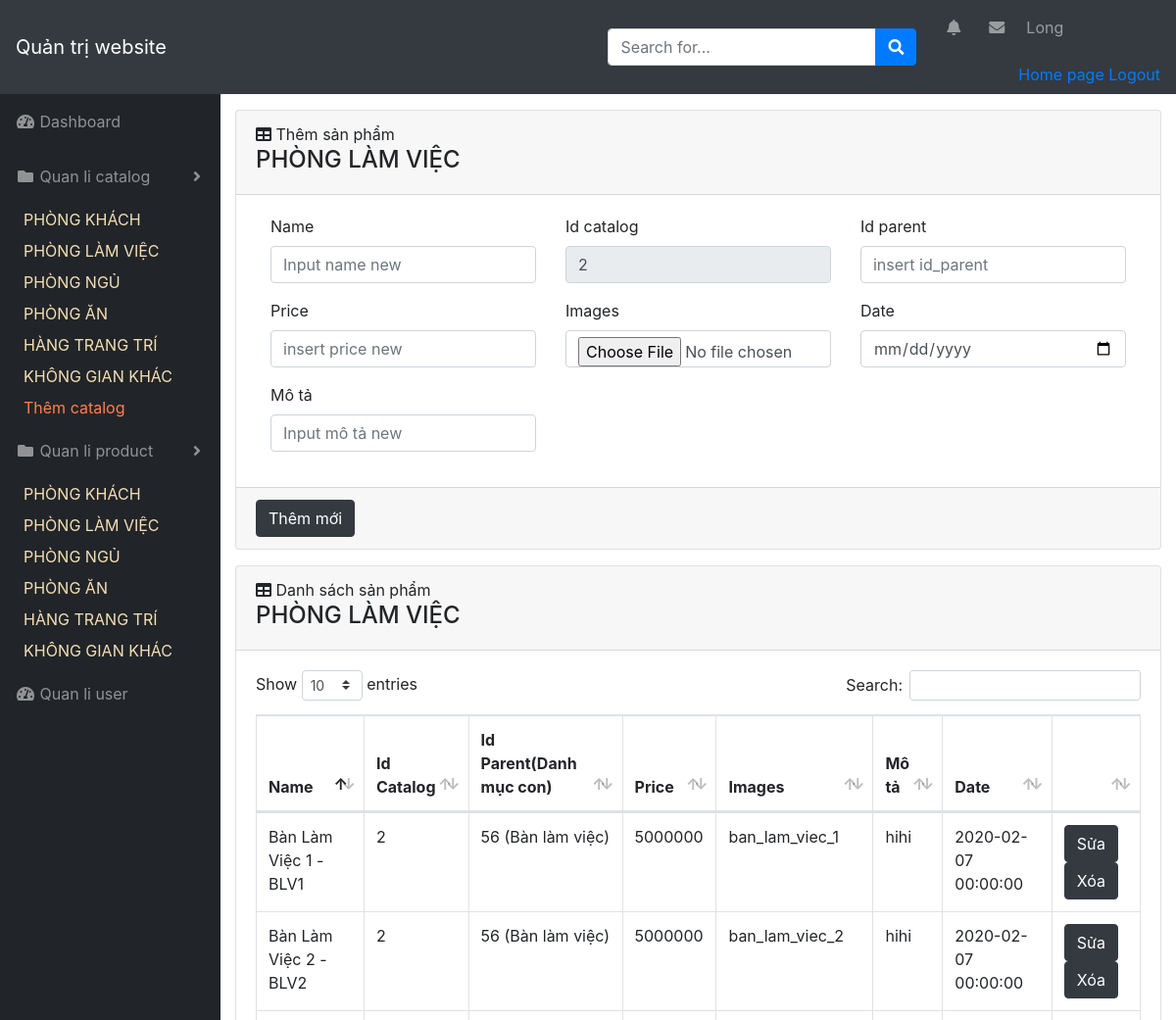
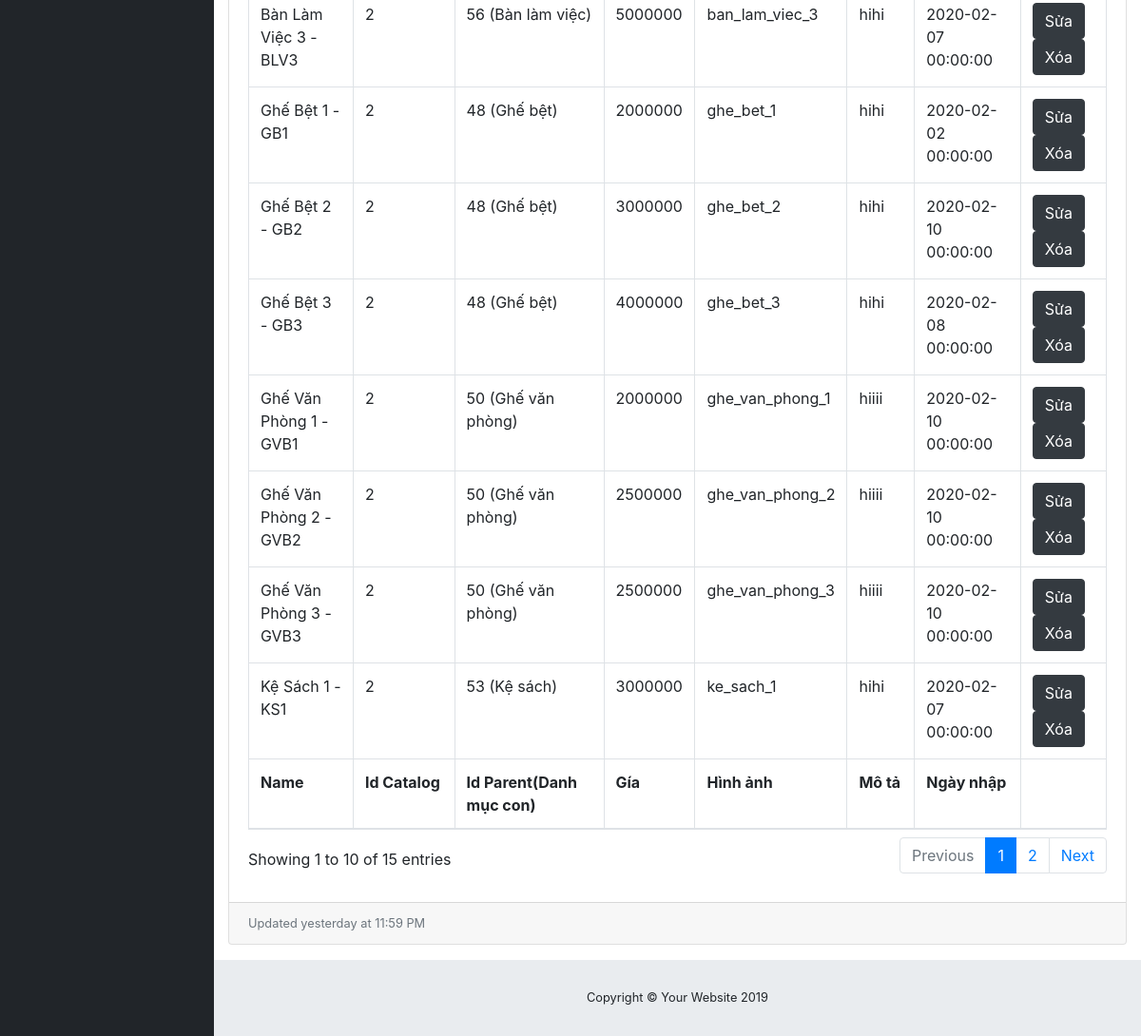
Page /admin/index.php?act=qlsp&id=2 (signed in) on the committed database (2 pictures, top to bottom).
### tables this page shows
CREATE TABLE `catalog` (
  `id` int(10) NOT NULL,
  `name` varchar(255) NOT NULL,
  `text` varchar(255) NOT NULL,
  `parent` int(10) NOT NULL,
  `img` varchar(255) DEFAULT NULL,
  `stt` int(5) DEFAULT 0
);

CREATE TABLE `product` (
  `id` int(10) NOT NULL,
  `id_catalog` int(10) NOT NULL DEFAULT 0,
  `name` varchar(255) NOT NULL,
  `price` float NOT NULL,
  `img` varchar(255) DEFAULT NULL,
  `mota` text NOT NULL,
  `date` datetime NOT NULL,
  `id_parent` int(10) NOT NULL
);

### model/connect.php (called while the page is built, shortened)
<?php
    class connect{
        var $db=null;
        public function __construct()
        {
            $dsn='mysql:host=localhost;dbname=longnnbv_noithat';
            $user='root';
            $pass='';
            $this->db=new PDO($dsn,$user,$pass, array(PDO::MYSQL_ATTR_INIT_COMMAND => "SET NAMES utf8"));
        }
        public function getList($select)
        {
            $results = $this->db->query($select);
            return $results;
        }
        public function getInstance($select)
        {
            $results = $this->db->query($select);
            $result = $results->fetch();
            return $result;
        }
    }
?>

### model/catalog.php (called while the page is built, shortened)
<?php
    class Catalog{
        function getList()
        {
            $db = new connect();
            $select = "select * from catalog order by id ASC LIMIT 6 OFFSET 0";
            $result = $db->getList($select);
            return $result;
        }
        function getCatalogById($id)
        {
            $db = new connect();
            $select = "select * from catalog where id=$id";
            $result = $db->getInstance($select);
            return $result;
        }
    }
?>

### model/product.php (called while the page is built, shortened)
<?php
    class Product{
        function getProductCatalog($id)
        {
            $db = new connect();
            $select = "select * from product where id_catalog=$id ORDER BY id_catalog DESC";
            $result = $db->getList($select);
            return $result;
        }
    }
?>

### admin/product/add_product.php (the view, shortened to what this page needs)
<div id="content-wrapper">
    <div class="container-fluid">
        <div class="card mb-3">
            <div class="card-header">
                <i class="fas fa-table"></i>
                Thêm sản phẩm <h4><?=$name?></h4>
            </div>
            <div class="card-body">
                <form method="post">
                    <div class="container-fluid">
                        <div class="row">
                            <div class="col-sm-4">
                                <div class="form-group">
                                    <label>Name</label>
                                    <input type="text" name="name" class="form-control" placeholder="Input name new">
                                </div>
                                <div class="form-group">
                                    <label>Price</label>
                                    <input type="number" name="price" class="form-control"
                                        placeholder="insert price new">
                                </div>
                                <div class="form-group">
                                    <label>Mô tả</label>
                                    <input type="text" name="mo_ta" class="form-control" placeholder="Input mô tả new">
                                </div>
                            </div>
                            <div class="col-sm-4">
                                <div class="form-group">
                                    <label>Id catalog</label>
                                    <input type="number" name="id_catalog" class="form-control"
                                        placeholder="<?=$_GET['id']?>" value="<?=$_GET['id']?>" readonly>
                                </div>
                                <div class="form-group">
                                    <label>Images</label>
                                    <input type="file" name="image" class="form-control">
                                </div>
                            </div>
                            <div class="col-sm-4">
                                <div class="form-group">
                                    <label>Id parent</label>
                                    <input type="number" name="id_parent" class="form-control"
                                        placeholder="insert id_parent">
                                </div>
                                <div class="form-group">
                                    <label>Date</label>
                                    <input type="date" name="date" class="form-control">
                                </div>
                            </div>
                        </div>
                    </div>
            </div>
            <div class="card-footer small text-muted"><button type="submit" name="add_product" class="btn btn-dark">Thêm
                    mới</button></div>
        </div>
        <div class="card mb-3">
            <div class="card-header">
                <i class="fas fa-table"></i>
                Danh sách sản phẩm <h4><?=$name?></h4>
            </div>
            <div class="card-body">
                <div class="table-responsive">
                    <table class="table table-bordered" id="dataTable" width="100%" cellspacing="0">
                        <thead>
                            <tr>
                                <th>Name</th>
                                <th>Id Catalog</th>
                                <th>Id Parent(Danh mục con)</th>
                                <th>Price</th>
                                <th>Images</th>
                                <th>Mô tả</th>
                                <th>Date</th>
                                <th></th>
                            </tr>
                        </thead>
                        <tfoot>
                            <tr>
                                <th>Name</th>
                                <th>Id Catalog</th>
                                <th>Id Parent(Danh mục con)</th>
                                <th>Gía</th>
                                <th>Hình ảnh</th>
                                <th>Mô tả</th>
                                <th>Ngày nhập</th>
                                <th></th>
                            </tr>
                        </tfoot>
                        <tbody>
                            <?php
                                foreach($list_product as $product){
                                    extract($product);
                                    $getCatalogParent = $danhmuc -> getCatalogById($product['id_parent']);
                                    $name = $getCatalogParent['name'];
                                    echo '<tr>
                                        <td>'.$product['name'].'</td>
                                        <td>'.$product['id_catalog'].'</td>
                                        <td>'.$product['id_parent'].' ('.$name.')</td>
                                        <td>'.$product['price'].'</td>
                                        <td>'.$product['img'].'</td>
                                        <td>'.$product['mota'].'</td>
                                        <td>'.$product['date'].'</td>
                                        <td>
                                            <a href="index.php?act=btn_edit_catalog&id_catalog='.$product['id'].'"
                                                class="btn btn-dark">Sửa</a>
                                            <a href="index.php?act=btn_delete_catalog&id_catalog='.$product['id'].'"
                                                class="btn btn-dark">Xóa</a>
                                        </td>
                                            </tr>';
                                }
                            ?>
                        </tbody>
                    </table>
                </div>
            </div>
            <div class="card-footer small text-muted">Updated yesterday at 11:59 PM</div>
        </div>
    </div>

### admin/header_admin.php (shortened to what this page needs)
<!DOCTYPE html>
<html lang="en">
<head>
    <link href="../content/vendor/fontawesome-free/css/all.min.css" rel="stylesheet" type="text/css">
    <link href="../content/vendor/datatables/dataTables.bootstrap4.css" rel="stylesheet">
    <link href="../content/css/sb-admin.css" rel="stylesheet">
    <link rel="stylesheet" href="https://stackpath.bootstrapcdn.com/bootstrap/4.3.1/css/bootstrap.min.css"
>
    <link rel="stylesheet" href="https://use.fontawesome.com/releases/v5.7.0/css/all.css"
>
</head>
<body id="page-top">
    <nav class="navbar navbar-expand navbar-dark bg-dark static-top">
        <a class="navbar-brand mr-1" href="index.php">Quản trị website</a>
        <form class="d-none d-md-inline-block form-inline ml-auto mr-0 mr-md-3 my-2 my-md-0">
            <div class="input-group">
                <input type="text" class="form-control" placeholder="Search for..." aria-label="Search"
                    aria-describedby="basic-addon2">
                <div class="input-group-append">
                    <button class="btn btn-primary" type="button">
                        <i class="fas fa-search"></i>
                    </button>
                </div>
            </div>
        </form>
        <ul class="navbar-nav ml-auto ml-md-0">
            <li class="nav-item dropdown no-arrow mx-1">
                <a class="nav-link dropdown-toggle" href="#" id="alertsDropdown" role="button" data-toggle="dropdown"
                    aria-haspopup="true" aria-expanded="false">
                    <i class="fas fa-bell fa-fw"></i>
                </a>
            </li>
            <li class="nav-item dropdown no-arrow mx-1">
                <a class="nav-link dropdown-toggle" href="#" id="messagesDropdown" role="button" data-toggle="dropdown"
                    aria-haspopup="true" aria-expanded="false">
                    <i class="fas fa-envelope fa-fw"></i>
                </a>
            </li>
            <li class="nav-item dropdown no-arrow">
                <a class="nav-link dropdown-toggle" href="#" id="userDropdown" role="button" data-toggle="dropdown"
                    aria-haspopup="true" aria-expanded="false">
                    <?php
                        if(isset($_SESSION['name'])){
                            echo '<p>'.$_SESSION['name'].'</p>';
                        }
                    ?>
                </a>
                <div class="dropdown-menu-right" aria-labelledby="userDropdown">
                    <a href="../../../boxroom1/index.php">Home page</a>
                    <a href="../admin/index.php?act=logout">Logout</a>
                </div>
            </li>
        </ul>
    </nav>
    <div id="wrapper">
        <ul class="sidebar navbar-nav">
            <li class="nav-item">
                <a class="nav-link" href="index.php?act=home">
                    <i class="fas fa-fw fa-tachometer-alt"></i>
                    <span>Dashboard</span>
                </a>
            </li>
            <li class="nav-item dropdown">
                <a class="nav-link dropdown-toggle" href="#"
                    id="pagesDropdown" role="button" data-toggle="dropdown" aria-haspopup="true" aria-expanded="false">
                    <i class="fas fa-fw fa-folder"></i>
                    <span>Quan li catalog</span>
                </a>
                <?php
                    foreach ($dsdm as $dm) {
                        extract($dm);
                        $name = $dm['name'];
                        $id = $dm['id'];
                ?>
                    <a class="dropdown-item" style="color: wheat;" href="index.php?act=qllsp&id=<?=$id?>"><?=$name?></a>
                    <?php
                    }
                ?>
                    <a class="dropdown-item" style="color:coral" href="index.php?act=them&id=0">Thêm catalog</a>
            </li>
            <li class="nav-item dropdown">
                <a class="nav-link dropdown-toggle" href="#"
                    id="pagesDropdown" role="button" data-toggle="dropdown" aria-haspopup="true" aria-expanded="false">
                    <i class="fas fa-fw fa-folder"></i>
                    <span>Quan li product</span>
                </a>
                <?php
                    foreach ($dsdm2 as $dm) {
                        extract($dm);
                        $name = $dm['name'];
                        $id = $dm['id'];
                ?>
                    <a class="dropdown-item" style="color: wheat;" href="index.php?act=qlsp&id=<?=$id?>"><?=$name?></a>
                    <?php
                    }
                ?>
            </li>
            <li class="nav-item">
                <a class="nav-link" href="index.php?act=qluser">
                    <i class="fas fa-fw fa-tachometer-alt"></i>
                    <span>Quan li user</span>
                </a>
            </li>
        </ul>

### rows in the picture
catalog: name "PHÒNG KHÁCH"
catalog: name "PHÒNG LÀM VIỆC"
catalog: name "PHÒNG NGỦ"
catalog: name "PHÒNG ĂN"
catalog: name "HÀNG TRANG TRÍ"
catalog: name "KHÔNG GIAN KHÁC"
product: name "Ghế Bệt 1 - GB1", id_catalog "2", id_parent "48", catalog.name "Ghế bệt", price "2000000", img "ghe_bet_1", mota "hihi", date "2020-02-02 00:00:00"
product: name "Ghế Bệt 2 - GB2", id_catalog "2", id_parent "48", catalog.name "Ghế bệt", price "3000000", img "ghe_bet_2", mota "hihi", date "2020-02-10 00:00:00"
product: name "Ghế Bệt 3 - GB3", id_catalog "2", id_parent "48", catalog.name "Ghế bệt", price "4000000", img "ghe_bet_3", mota "hihi", date "2020-02-08 00:00:00"
product: name "Ghế Văn Phòng 1 - GVB1", id_catalog "2", id_parent "50", catalog.name "Ghế văn phòng", price "2000000", img "ghe_van_phong_1", mota "hiiii", date "2020-02-10 00:00:00"
product: name "Ghế Văn Phòng 2 - GVB2", id_catalog "2", id_parent "50", catalog.name "Ghế văn phòng", price "2500000", img "ghe_van_phong_2", mota "hiiii", date "2020-02-10 00:00:00"
product: name "Ghế Văn Phòng 3 - GVB3", id_catalog "2", id_parent "50", catalog.name "Ghế văn phòng", price "2500000", img "ghe_van_phong_3", mota "hiiii", date "2020-02-10 00:00:00"
product: name "Kệ Sách 1 - KS1", id_catalog "2", id_parent "53", catalog.name "Kệ sách", price "3000000", img "ke_sach_1", mota "hihi", date "2020-02-07 00:00:00"
product: name "Bàn Làm Việc 1 - BLV1", id_catalog "2", id_parent "56", catalog.name "Bàn làm việc", price "5000000", img "ban_lam_viec_1", mota "hihi", date "2020-02-07 00:00:00"
product: name "Bàn Làm Việc 2 - BLV2", id_catalog "2", id_parent "56", catalog.name "Bàn làm việc", price "5000000", img "ban_lam_viec_2", mota "hihi", date "2020-02-07 00:00:00"
product: name "Bàn Làm Việc 3 - BLV3", id_catalog "2", id_parent "56", catalog.name "Bàn làm việc", price "5000000", img "ban_lam_viec_3", mota "hihi", date "2020-02-07 00:00:00"

### other values in the picture
$_SESSION['name'] "Long"
